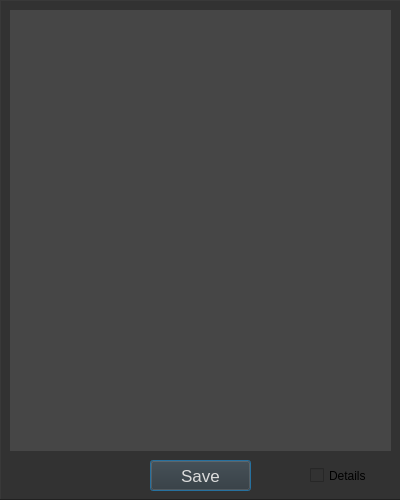
<?xml version="1.0" encoding="UTF-8"?>
<ui version="4.0">
 <class>RaportDialog</class>
 <widget class="QDialog" name="RaportDialog">
  <property name="geometry">
   <rect>
    <x>0</x>
    <y>0</y>
    <width>400</width>
    <height>500</height>
   </rect>
  </property>
  <property name="windowTitle">
   <string>Raport</string>
  </property>
  <widget class="QFrame" name="infoFrame">
   <property name="geometry">
    <rect>
     <x>0</x>
     <y>0</y>
     <width>401</width>
     <height>500</height>
    </rect>
   </property>
   <property name="styleSheet">
    <string notr="true">background-color: rgb(50, 50, 50);</string>
   </property>
   <property name="frameShape">
    <enum>QFrame::Panel</enum>
   </property>
   <property name="frameShadow">
    <enum>QFrame::Raised</enum>
   </property>
   <widget class="QScrollArea" name="raportScrollArea">
    <property name="geometry">
     <rect>
      <x>10</x>
      <y>10</y>
      <width>381</width>
      <height>441</height>
     </rect>
    </property>
    <property name="styleSheet">
     <string notr="true">background-color: rgb(70, 70, 70);</string>
    </property>
    <property name="frameShape">
     <enum>QFrame::NoFrame</enum>
    </property>
    <property name="widgetResizable">
     <bool>true</bool>
    </property>
    <widget class="QWidget" name="raportScrollContent">
     <property name="geometry">
      <rect>
       <x>0</x>
       <y>0</y>
       <width>381</width>
       <height>441</height>
      </rect>
     </property>
    </widget>
   </widget>
   <widget class="QPushButton" name="saveButton">
    <property name="geometry">
     <rect>
      <x>150</x>
      <y>460</y>
      <width>101</width>
      <height>31</height>
     </rect>
    </property>
    <property name="font">
     <font>
      <pointsize>13</pointsize>
     </font>
    </property>
    <property name="styleSheet">
     <string notr="true">color: rgb(220, 220, 220);</string>
    </property>
    <property name="text">
     <string>Save</string>
    </property>
   </widget>
   <widget class="QCheckBox" name="checkBox">
    <property name="geometry">
     <rect>
      <x>310</x>
      <y>460</y>
      <width>81</width>
      <height>31</height>
     </rect>
    </property>
    <property name="text">
     <string>Details</string>
    </property>
    <property name="iconSize">
     <size>
      <width>32</width>
      <height>32</height>
     </size>
    </property>
   </widget>
  </widget>
 </widget>
 <resources/>
 <connections/>
</ui>
